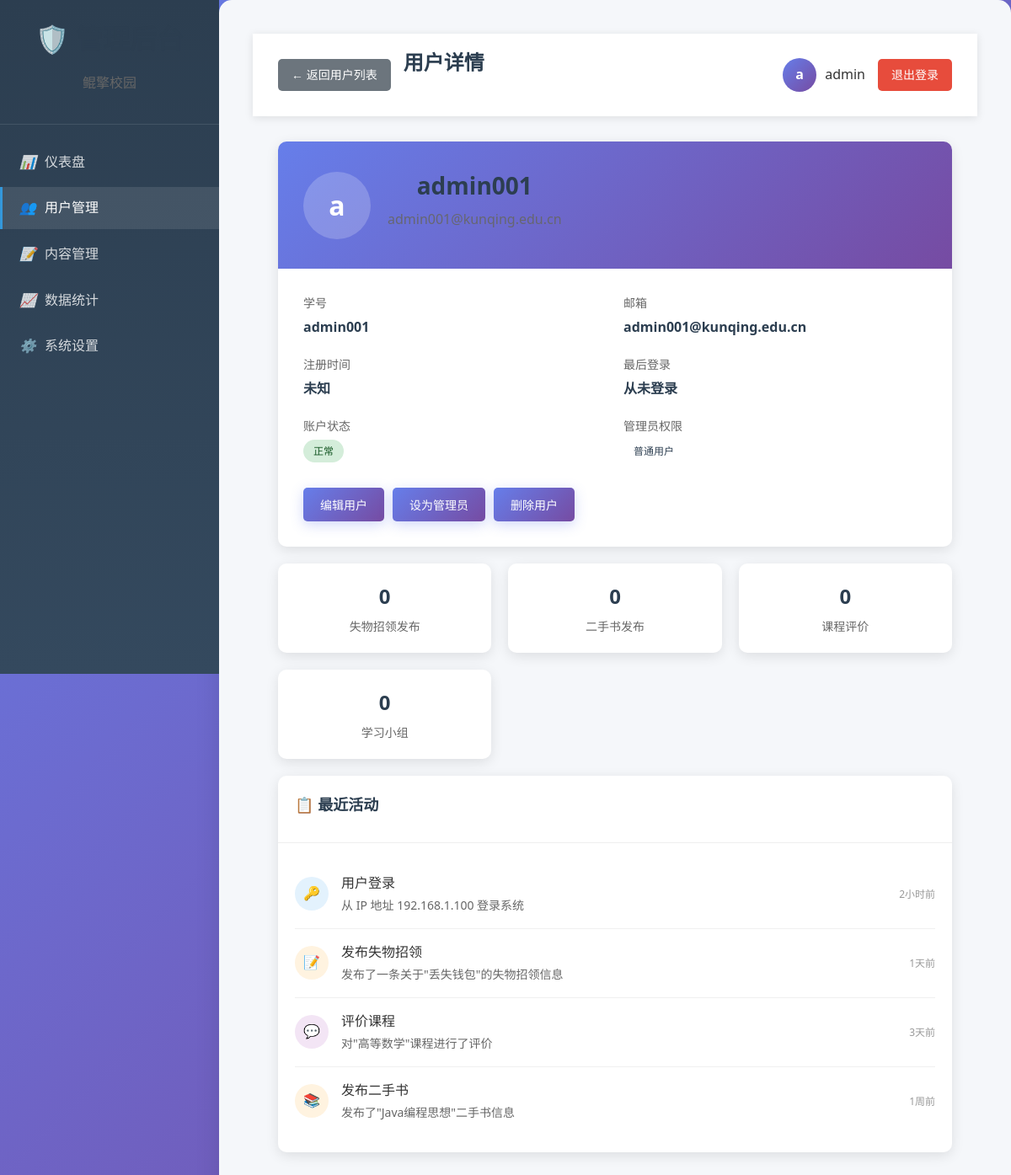
The page /admin/users/2 (signed in) on the database its author committed.
### tables this page shows
CREATE TABLE users (
            id INTEGER PRIMARY KEY AUTOINCREMENT,
            student_id TEXT UNIQUE NOT NULL,
            email TEXT UNIQUE NOT NULL,
            password_hash TEXT NOT NULL,
            real_name TEXT,
            college TEXT,
            major TEXT,
            grade TEXT,
            phone TEXT,
            avatar TEXT,
            create_time TIMESTAMP DEFAULT CURRENT_TIMESTAMP,
            last_login TIMESTAMP
        , admin_level INTEGER DEFAULT 0);

### app/routes/admin.py (the view, shortened to what this page needs)
@admin_bp.route('/users/<int:user_id>', methods=['GET', 'POST'])
@user_management_required
def user_detail(user_id):
    from app.simple_models import SimpleDB
    db = SimpleDB()
    users = db.get_all_users()
    user = None
    for u in users:
        if u.get('id') == user_id:
            user = u
            break
    if not user:
        flash('用户不存在', 'error')
        return redirect(url_for('admin.users'))
    class MockUser:
        def __init__(self, data):
            self.id = data.get('id')
            self.student_id = data.get('student_id')
            self.email = data.get('email')
            self.is_active = data.get('is_active', True)
            self.is_admin = data.get('is_admin', False)
            self.admin_level = data.get('admin_level', 0)
            self.created_at = None  # 简化模型中没有这个字段
            self.last_login = None  # 简化模型中没有这个字段
            self.lost_found_items = []
            self.secondhand_books = []
            self.course_reviews = []
            self.study_groups = []
    mock_user = MockUser(user)
    user_stats = {
        'lost_found_count': 0,
        'books_count': 0,
        'reviews_count': 0,
        'groups_count': 0,
    }
    return render_template("admin/user_detail.html", user=mock_user, user_stats=user_stats)

### app/simple_models.py (called while the page is built)
    def get_all_users(self):
        conn = sqlite3.connect(DB_PATH)
        cursor = conn.cursor()
        cursor.execute('SELECT * FROM users')
        rows = cursor.fetchall()
        conn.close()
        users = []
        for row in rows:
            user_dict = {
                'id': row[0],
                'student_id': row[1],
                'email': row[2],
                'password_hash': row[3],
                'real_name': row[4],
                'college': row[5],
                'major': row[6],
                'grade': row[7],
                'phone': row[8],
                'avatar': row[9],
                'create_time': row[10],
                'last_login': row[11],
                'admin_level': row[12] if len(row) > 12 else 0,
                'is_active': True  # 默认为活跃用户
            }
            users.append(user_dict)
        return users

    @property
    def is_authenticated(self):
        return True

    def is_admin_user(self):
        admin_accounts = ['admin', 'admin001', '2021001']  # 可以根据需要添加更多管理员账号
        return self.student_id in admin_accounts or self.student_id.startswith('admin')

    def can_manage_users(self):
        return self.is_admin_user()

    @staticmethod
    def get_by_id(user_id):
        conn = sqlite3.connect(DB_PATH)
        cursor = conn.cursor()
        cursor.execute('SELECT * FROM users WHERE id = ?', (user_id,))
        row = cursor.fetchone()
        conn.close()
        if row:
            return SimpleUser(
                id=row[0],
                student_id=row[1],
                email=row[2],
                password_hash=row[3],
                real_name=row[4],
                college=row[5],
                major=row[6],
                grade=row[7],
                phone=row[8],
                avatar=row[9],
                create_time=row[10],
                last_login=row[11]
            )
        return None

### app/templates/admin/user_detail.html (shortened to what this page needs)
<!DOCTYPE html>
<html lang="zh-CN">
<head>
    <link rel="stylesheet" href="{{ url_for('static', filename='css/style.css') }}">
</head>
<body>
    <div class="admin-layout">
        <nav class="sidebar">
            <div class="sidebar-header">
                <h2>🛡️ 管理后台</h2>
                <p>鲲擎校园</p>
            </div>
            <div class="sidebar-nav">
                <div class="nav-item">
                    <a href="{{ url_for('admin.dashboard') }}" class="nav-link">
                        <i>📊</i> 仪表盘
                    </a>
                </div>
                <div class="nav-item">
                    <a href="{{ url_for('admin.users') }}" class="nav-link active">
                        <i>👥</i> 用户管理
                    </a>
                </div>
                <div class="nav-item">
                    <a href="{{ url_for('admin.content') }}" class="nav-link">
                        <i>📝</i> 内容管理
                    </a>
                </div>
                <div class="nav-item">
                    <a href="{{ url_for('admin.statistics') }}" class="nav-link">
                        <i>📈</i> 数据统计
                    </a>
                </div>
                <div class="nav-item">
                    <a href="{{ url_for('admin.settings') }}" class="nav-link">
                        <i>⚙️</i> 系统设置
                    </a>
                </div>
            </div>
        </nav>
        <main class="main-content">
            <header class="topbar">
                <div class="topbar-left">
                    <a href="{{ url_for('admin.users') }}" class="back-btn">← 返回用户列表</a>
                    <h1>用户详情</h1>
                </div>
                <div class="topbar-right">
                    <div class="user-info">
                        <div class="user-avatar">
                            {{ current_user.student_id[0] if current_user.student_id else 'A' }}
                        </div>
                        <span>{{ current_user.student_id or '管理员' }}</span>
                    </div>
                    <a href="{{ url_for('admin.admin_logout') }}" class="logout-btn">退出登录</a>
                </div>
            </header>
            <div class="content-area">
                <div class="user-profile">
                    <div class="profile-header">
                        <div class="profile-avatar">
                            {{ user.student_id[0] if user.student_id else user.email[0] if user.email else 'U' }}
                        </div>
                        <div class="profile-info">
                            <h2>{{ user.student_id or '未设置学号' }}</h2>
                            <p>{{ user.email or '未设置邮箱' }}</p>
                        </div>
                    </div>
                    <div class="profile-body">
                        <div class="info-grid">
                            <div class="info-item">
                                <span class="info-label">学号</span>
                                <span class="info-value">{{ user.student_id or '未设置' }}</span>
                            </div>
                            <div class="info-item">
                                <span class="info-label">邮箱</span>
                                <span class="info-value">{{ user.email or '未设置' }}</span>
                            </div>
                            <div class="info-item">
                                <span class="info-label">注册时间</span>
                                <span class="info-value">{{ user.created_at.strftime('%Y-%m-%d %H:%M') if user.created_at else '未知' }}</span>
                            </div>
                            <div class="info-item">
                                <span class="info-label">最后登录</span>
                                <span class="info-value">{{ user.last_login.strftime('%Y-%m-%d %H:%M') if user.last_login else '从未登录' }}</span>
                            </div>
                            <div class="info-item">
                                <span class="info-label">账户状态</span>
                                <span class="info-value">
                                    {% if user.is_active %}
                                        <span class="status-badge status-active">正常</span>
                                    {% else %}
                                        <span class="status-badge status-inactive">已禁用</span>
                                    {% endif %}
                                </span>
                            </div>
                            <div class="info-item">
                                <span class="info-label">管理员权限</span>
                                <span class="info-value">
                                    {% if user.is_admin %}
                                        <span class="status-badge status-admin">管理员 (级别 {{ user.admin_level }})</span>
                                    {% else %}
                                        <span class="status-badge">普通用户</span>
                                    {% endif %}
                                </span>
                            </div>
                        </div>
                        <div class="action-buttons">
                            <button class="btn btn-primary" onclick="editUser()">编辑用户</button>
                            {% if user.is_admin %}
                                <button class="btn btn-warning" onclick="toggleAdmin({{ user.id }}, false)">取消管理员</button>
                            {% else %}
                                <button class="btn btn-warning" onclick="toggleAdmin({{ user.id }}, true)">设为管理员</button>
                            {% endif %}
                            <button class="btn btn-danger" onclick="deleteUser({{ user.id }})">删除用户</button>
                        </div>
                    </div>
                </div>
                <div class="stats-grid">
                    <div class="stat-card">
                        <div class="stat-value">{{ user.lost_found_items|length or 0 }}</div>
                        <div class="stat-label">失物招领发布</div>
                    </div>
                    <div class="stat-card">
                        <div class="stat-value">{{ user.secondhand_books|length or 0 }}</div>
                        <div class="stat-label">二手书发布</div>
                    </div>
                    <div class="stat-card">
                        <div class="stat-value">{{ user.course_reviews|length or 0 }}</div>
                        <div class="stat-label">课程评价</div>
                    </div>
                    <div class="stat-card">
                        <div class="stat-value">{{ user.study_groups|length or 0 }}</div>
                        <div class="stat-label">学习小组</div>
                    </div>
                </div>
                <div class="activity-section">
                    <div class="section-header">
                        <h3 class="section-title">📋 最近活动</h3>
                    </div>
                    <div class="activity-list">
                        <div class="activity-item">
                            <div class="activity-icon activity-login">🔑</div>
                            <div class="activity-content">
                                <div class="activity-title">用户登录</div>
                                <div class="activity-desc">从 IP 地址 192.168.1.100 登录系统</div>
                            </div>
                            <div class="activity-time">2小时前</div>
                        </div>
                        <div class="activity-item">
                            <div class="activity-icon activity-post">📝</div>
                            <div class="activity-content">
                                <div class="activity-title">发布失物招领</div>
                                <div class="activity-desc">发布了一条关于"丢失钱包"的失物招领信息</div>
                            </div>
                            <div class="activity-time">1天前</div>
                        </div>
                        <div class="activity-item">
                            <div class="activity-icon activity-comment">💬</div>
                            <div class="activity-content">
                                <div class="activity-title">评价课程</div>
                                <div class="activity-desc">对"高等数学"课程进行了评价</div>
                            </div>
                            <div class="activity-time">3天前</div>
                        </div>
                        <div class="activity-item">
                            <div class="activity-icon activity-post">📚</div>
                            <div class="activity-content">
                                <div class="activity-title">发布二手书</div>
                                <div class="activity-desc">发布了"Java编程思想"二手书信息</div>
                            </div>
                            <div class="activity-time">1周前</div>
                        </div>
                    </div>
                </div>
            </div>
        </main>
    </div>
</body>
</html>

### app/static/css/style.css (style rules this page uses)
* { margin: 0; padding: 0; box-sizing: border-box; }
body { font-family: 'Segoe UI', Tahoma, Geneva, Verdana, sans-serif; line-height: 1.6; color: #333; background: linear-gradient(135deg, #667eea 0%, #764ba2 100%); min-height: 100vh; }
.main-content { background: white; border-radius: 15px; padding: 40px; box-shadow: 0 10px 30px rgba(0, 0, 0, 0.1); margin-bottom: 20px; }
h1, h2, h3 { color: #2c3e50; margin-bottom: 20px; }
h1 { font-size: 2.5em; text-align: center; margin-bottom: 30px; }
h2 { font-size: 2em; text-align: center; margin-bottom: 15px; }
h3 { font-size: 1.3em; margin-bottom: 10px; }
p { margin-bottom: 15px; text-align: center; color: #666; }
.btn { display: inline-block; padding: 12px 30px; background: linear-gradient(135deg, #667eea 0%, #764ba2 100%); color: white; text-decoration: none; border-radius: 25px; font-weight: 600; font-size: 16px; border: none; cursor: pointer; transition: all 0.3s ease; box-shadow: 0 4px 15px rgba(102, 126, 234, 0.3); }
a { color: #667eea; text-decoration: none; transition: color 0.3s ease; }
.main-content { animation: fadeIn 0.6s ease-out; }
.status-active { background-color: #28a745; color: white; }

### rows shown on the page
users: student "admin"
users: student "admin001", email "admin001@kunqing.edu.cn"

### other values the page prints
{{ current_user.student_id[0] if current_user.student_id else 'A' }} "a"
{{ user.lost_found_items|length or 0 }} "0"
{{ user.secondhand_books|length or 0 }} "0"
{{ user.course_reviews|length or 0 }} "0"
{{ user.study_groups|length or 0 }} "0"
